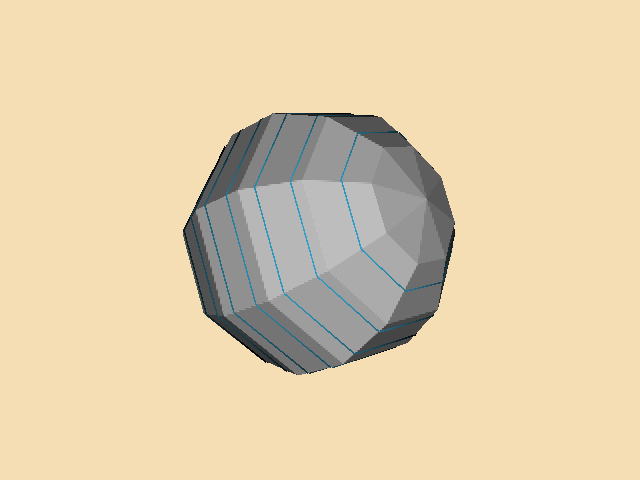

Write Python code to recreate this figure.
#!/usr/bin/env python

# Cut a sphere with multiple planes and display the resulting polylines
# using vtkCutter and vtkStripper.

# Factory overrides: importing these modules registers the OpenGL rendering
# and interaction style implementations for vtkRenderingCore factory classes.
import vtkmodules.vtkInteractionStyle  # noqa: F401
import vtkmodules.vtkRenderingOpenGL2  # noqa: F401
# VTK pipeline classes used in this example
from vtkmodules.vtkCommonDataModel import vtkPlane
from vtkmodules.vtkFiltersCore import (
    vtkCutter,
    vtkStripper,
)
from vtkmodules.vtkFiltersSources import vtkSphereSource
from vtkmodules.vtkRenderingCore import (
    vtkActor,
    vtkPolyDataMapper,
    vtkRenderWindow,
    vtkRenderWindowInteractor,
    vtkRenderer,
)

# Colors (normalized RGB)
peacock_rgb = (0.200, 0.631, 0.788)
silver_rgb = (0.753, 0.753, 0.753)
wheat_rgb = (0.961, 0.871, 0.702)

# Source: sphere
sphere_source = vtkSphereSource()

# Filter: cut with a plane at 10 evenly spaced positions
plane = vtkPlane()

cutter = vtkCutter()
cutter.SetInputConnection(sphere_source.GetOutputPort())
cutter.SetCutFunction(plane)
cutter.GenerateValues(10, -0.5, 0.5)

# Mapper & Actor: map sphere surface to graphics primitives
model_mapper = vtkPolyDataMapper()
model_mapper.SetInputConnection(sphere_source.GetOutputPort())

model_actor = vtkActor()
model_actor.SetMapper(model_mapper)
model_actor.GetProperty().SetDiffuseColor(silver_rgb)
model_actor.GetProperty().SetInterpolationToFlat()

# Filter: join cut segments into contiguous polylines
stripper = vtkStripper()
stripper.SetInputConnection(cutter.GetOutputPort())
stripper.JoinContiguousSegmentsOn()

# Mapper & Actor: map cut lines to graphics primitives
lines_mapper = vtkPolyDataMapper()
lines_mapper.SetInputConnection(stripper.GetOutputPort())

lines_actor = vtkActor()
lines_actor.SetMapper(lines_mapper)
lines_actor.GetProperty().SetDiffuseColor(peacock_rgb)
lines_actor.GetProperty().SetLineWidth(3.0)

# Renderer: assemble the scene and configure the camera
renderer = vtkRenderer()
renderer.AddActor(model_actor)
renderer.AddActor(lines_actor)
renderer.SetBackground(wheat_rgb)

# Window: display the rendered scene
render_window = vtkRenderWindow()
render_window.AddRenderer(renderer)
render_window.SetWindowName("extract poly lines from polydata")
render_window.SetMultiSamples(0)
render_window.SetSize(640, 480)

# Scene: configure the camera
renderer.GetActiveCamera().Azimuth(-45)
renderer.GetActiveCamera().Elevation(-22.5)
renderer.ResetCamera()

# Interactor: handle mouse and keyboard events
render_window_interactor = vtkRenderWindowInteractor()
render_window_interactor.SetRenderWindow(render_window)

# Launch the interactive visualization
render_window.Render()
render_window_interactor.Start()
